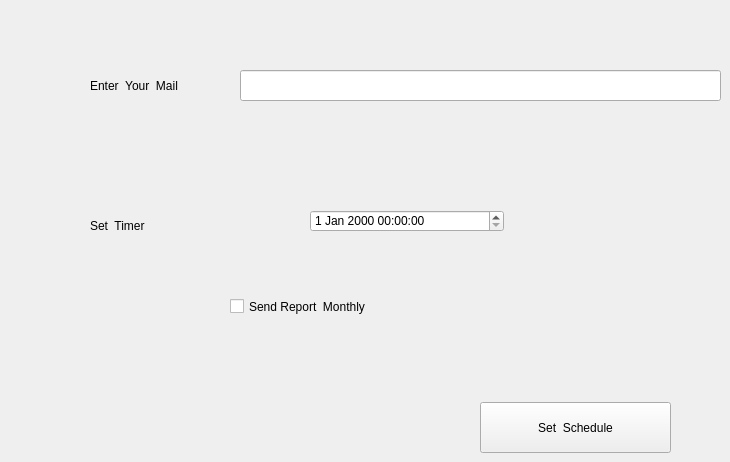
      <widget class="QWidget" name="tab_15">
       <attribute name="title">
        <string>Admin Report</string>
       </attribute>
       <widget class="QPushButton" name="pushButton_32">
        <property name="geometry">
         <rect>
          <x>480</x>
          <y>402</y>
          <width>191</width>
          <height>51</height>
         </rect>
        </property>
        <property name="text">
         <string>Set  Schedule</string>
        </property>
       </widget>
       <widget class="QDateTimeEdit" name="dateTimeEdit">
        <property name="geometry">
         <rect>
          <x>310</x>
          <y>210</y>
          <width>194</width>
          <height>22</height>
         </rect>
        </property>
       </widget>
       <widget class="QLabel" name="label_51">
        <property name="geometry">
         <rect>
          <x>90</x>
          <y>70</y>
          <width>321</width>
          <height>31</height>
         </rect>
        </property>
        <property name="text">
         <string>Enter  Your  Mail</string>
        </property>
       </widget>
       <widget class="QLineEdit" name="lineEdit_46">
        <property name="geometry">
         <rect>
          <x>240</x>
          <y>70</y>
          <width>481</width>
          <height>31</height>
         </rect>
        </property>
       </widget>
       <widget class="QLabel" name="label_52">
        <property name="geometry">
         <rect>
          <x>90</x>
          <y>210</y>
          <width>171</width>
          <height>31</height>
         </rect>
        </property>
        <property name="text">
         <string>Set  Timer</string>
        </property>
       </widget>
       <widget class="QCheckBox" name="checkBox_13">
        <property name="geometry">
         <rect>
          <x>230</x>
          <y>286</y>
          <width>271</width>
          <height>41</height>
         </rect>
        </property>
        <property name="text">
         <string>Send Report  Monthly</string>
        </property>
       </widget>
      </widget>
